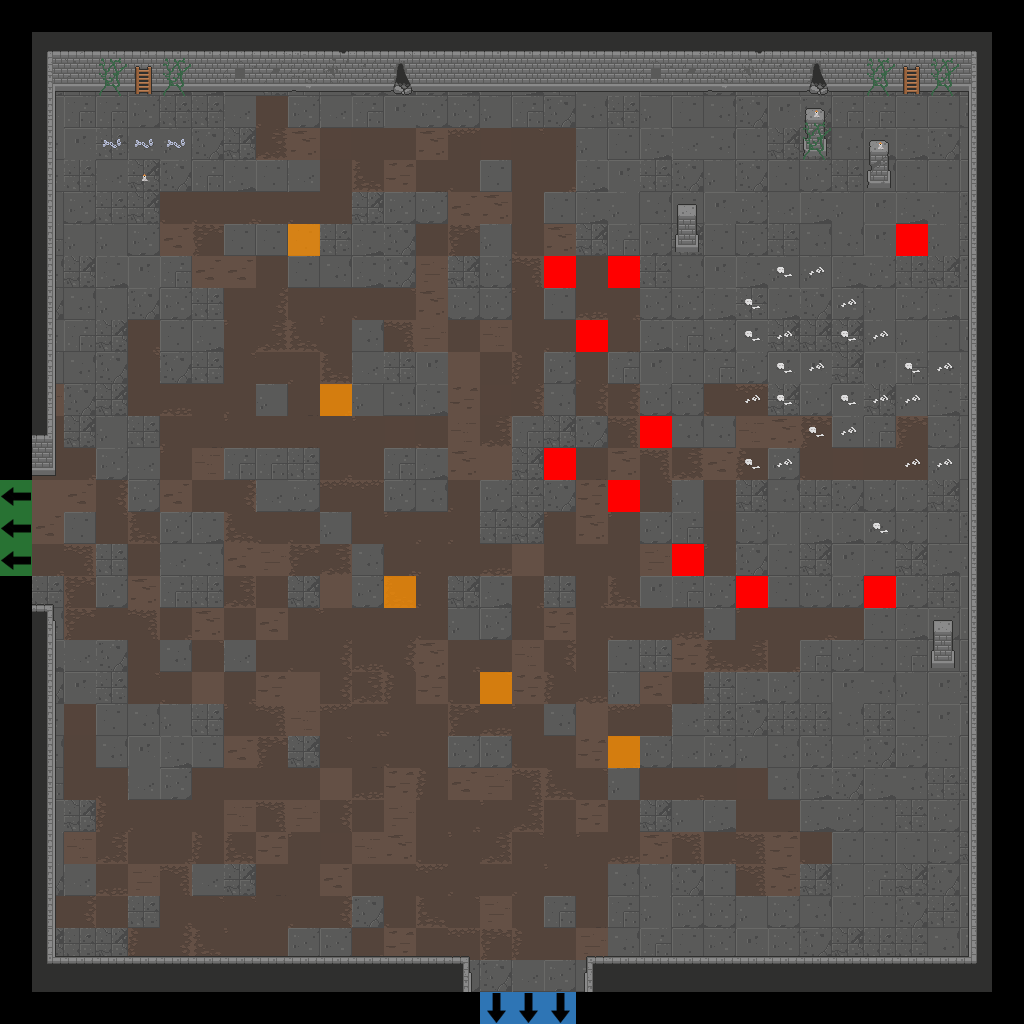

This is a level from a 2D game, rendered from its Tiled map with the project's own tilesets. A one-line summary and the map file follow, with tile-layer data summarised:
An orthogonal 32x32 tile map with 32x32 px tiles, 7 tile layers (Floor, Walls, Doors, Pillars, ...), 2 tilesets.

<map version="1.2" tiledversion="2019.04.18" orientation="orthogonal" renderorder="right-down" width="32" height="32" tilewidth="32" tileheight="32" infinite="0" nextlayerid="22" nextobjectid="1">
 <tileset firstgid="1" source="Dungeon_Tileset_2.tsx" />
 <tileset firstgid="321" source="flags.tsx" />
 <layer id="15" name="Floor" width="32" height="32">
  <data>[1024 cells, 900 non-empty, 42 distinct tile ids]</data>
 </layer>
 <layer id="16" name="Walls" width="32" height="32">
  <data>[1024 cells, 167 non-empty, 35 distinct tile ids]</data>
 </layer>
 <layer id="17" name="Doors" width="32" height="32">
  <data>[1024 cells, 0 non-empty, 0 distinct tile ids]</data>
 </layer>
 <layer id="18" name="Pillars" width="32" height="32">
  <data>[1024 cells, 8 non-empty, 4 distinct tile ids]</data>
 </layer>
 <layer id="19" name="Candles" width="32" height="32">
  <data>[1024 cells, 3 non-empty, 1 distinct tile ids]</data>
 </layer>
 <layer id="20" name="Debris" width="32" height="32">
  <data>[1024 cells, 39 non-empty, 6 distinct tile ids]</data>
 </layer>
 <layer id="21" name="Flags" width="32" height="32">
  <data>[1024 cells, 21 non-empty, 4 distinct tile ids]</data>
 </layer>
</map>
